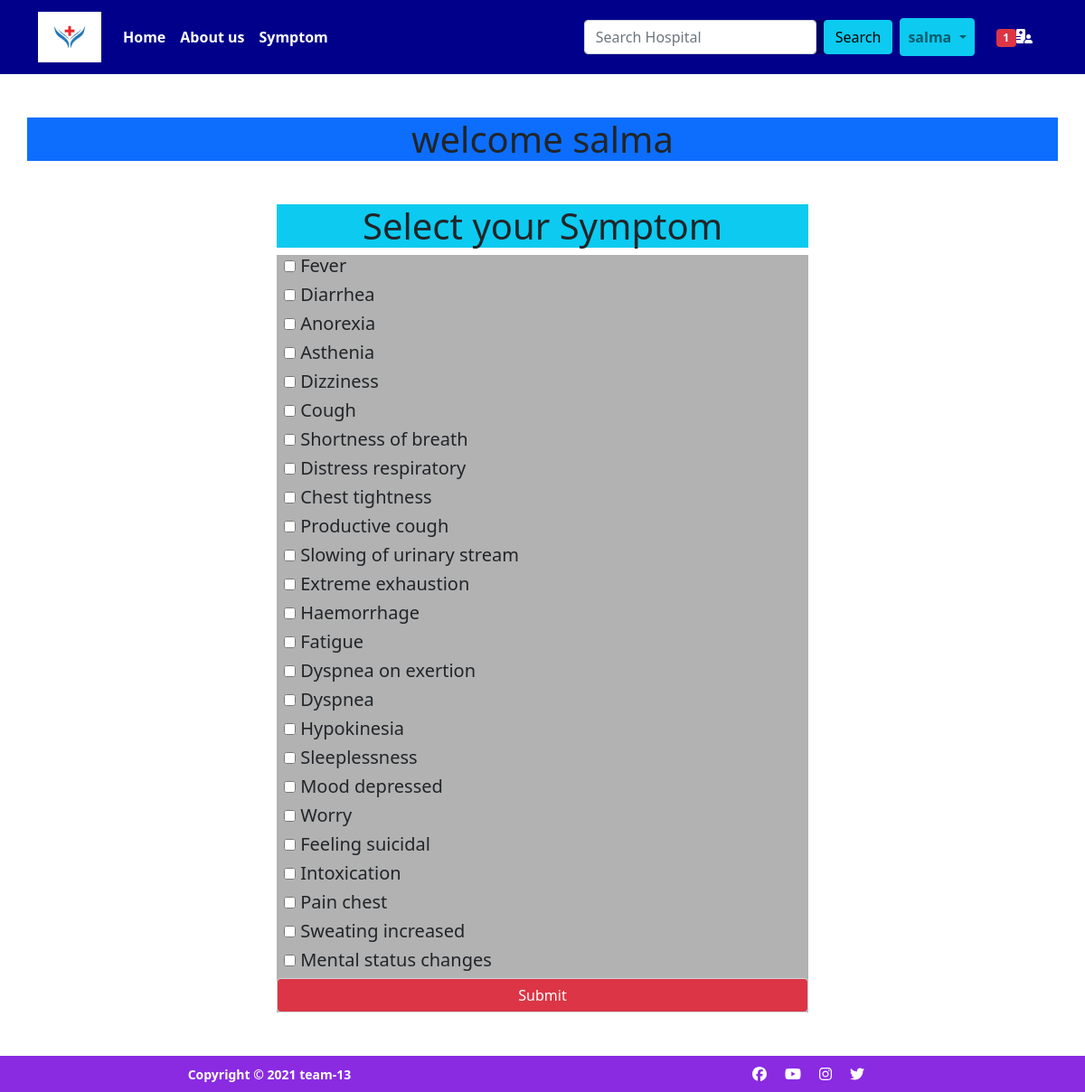
/profile/ (signed in), run on the app's committed database.
### app/models.py (models this page shows, shortened)
class Symptoms(models.Model):
    name=models.CharField(max_length=123)

### app/views.py (the view)
# urls.py: path('profile/',Profile,name='profile'),
def Profile(request):
        obj=Symptoms.objects.all()
        context={
            'obj':obj,
             'j':0
        }
        return render(request,'profile.html',context)

### app/templates/profile.html (shortened to what this page needs)
{% extends 'base.html' %}
{% block main-content %}
<div> <h1  class=" container bg-primary my-20 text-center my-5"> welcome {{request.user}}</h1> </div>
<div class="row my-3">
<div class="col-sm-6 offset-sm-3">
    <h1 class="text-center bg-info">Select your Symptom</h1>
    <form action="/suggestion" method="get">
        <div class="row">
            <div class="col">
                {% for i in obj  %}
                <h5 class=" px-2"><input class="ml-2 border-dark" type="checkbox" name="{{forloop.counter}}" value="{{i.name}}" id="">   {{i.name|capfirst}}</h5>
                {% endfor %}
            </div>
        </div>
        <button type="submit" class="form-control bg-danger text-white">Submit</button>
    </form>
</div>
</div>
{% endblock main-content %}

### app/templates/Base.html (shortened to what this page needs)
<!DOCTYPE html>
{% load static %}
<html lang="en">
    <head>
        <link rel="stylesheet" href="{% static 'css/bootstrap.min.css' %}">
        <link rel="stylesheet" href="{% static 'css/owl.carousel.min.css' %}">
        <link rel="stylesheet" href="{% static 'css/all.min.css' %}">
        <link rel="stylesheet" href="{% static 'css/style.css' %}">
      </head>
      <body>
        <nav class="navbar navbar-expand-lg navbar-light   p-2 ">
            <div class="container">
              <a class="navbar-brand" href="/"><img src="{% static 'images/img/logo.jpg' %}" alt="" style="width: 70px;"></a>
              <div class="collapse navbar-collapse" id="navbarSupportedContent">
                <ul class="navbar-nav me-auto mb-2 mb-lg-0">
                  <li class="nav-item">
                    <a class="nav-link fw-bold active text-white" aria-current="page" href="/">Home</a>
                  </li>
                  <li>
                    <a href="" class="nav-link fw-bold text-white">About us</a>
                  </li>
                  <li>
                    <a href="{% url 'profile' %}" class="nav-link fw-bold text-white">Symptom</a>
                  </li>
                </ul>
                <form class="d-flex">
                  <input class="form-control me-2" type="search" placeholder="Search Hospital" aria-label="Search">
                  <button class="btn btn-info" type="submit">Search</button>
                </form>
                <div>
                 <ul class="navbar-nav me-auto mb-2 mb-lg-0">
                  {% if request.user.is_authenticated %}
                  <li class="nav-item dropdown mx-2">
                     <a class="nav-link dropdown-toggle  btn btn-info fw-bold" href="#" id="profileDropdown" role="button" data-bs-toggle="dropdown" aria-expanded="false">
                       {{request.user}}
                     </a>
                   </li>
                   <li class="nav-item mx-2">
                    <a href="#" class="nav-link "><span class="badge bg-danger">1</span><i class="fas fa-hospital-user text-white"></i></a>
                   </li>
                   {% endif %}
                 </ul>
                </div>
              </div>
            </div>
           </nav>
        {% block main-content %} {% endblock main-content %}
        <footer class="container-fluid text-center bg-drak p-2 mt-5">
          <div class="row">
              <div class="col-lg-6">
                <small class="text-white fw-bold">Copyright &copy; 2021 team-13 </small>
              </div>
              <div class="col-lg-6 text-center  text-lg-right">
                  <a href="#"><i class="fab fa-facebook text-white fa-1x me-3"></i></a>
                  <a href="#"><i class="fab fa-youtube text-white fa-1x me-3"></i></a>
                  <a href="#"><i class="fab fa-instagram text-white fa-1x me-3"></i></a>
                  <a href="#"><i class="fab fa-twitter text-white fa-1x me-3"></i></a>
              </div>
          </div>
      </footer>
      </body>
</html>

### app/static/css/style.css (style rules this page uses)
html { scroll-behavior: smooth; }
nav { background: darkblue; color: white; }
footer { background-color: blueviolet; }

### app/templates/profile.html (style rules this page uses)
form { background: rgba(0,0,0,0.3); }

### data on the page
Symptoms: name "Fever"
Symptoms: name "Diarrhea"
Symptoms: name "Anorexia"
Symptoms: name "Asthenia"
Symptoms: name "Dizziness"
Symptoms: name "Cough"
Symptoms: name "Shortness of breath"
Symptoms: name "Distress respiratory"
Symptoms: name "Chest tightness"
Symptoms: name "Productive cough"
Symptoms: name "Slowing of urinary stream"
Symptoms: name "Extreme exhaustion"
Symptoms: name "Haemorrhage"
Symptoms: name "Fatigue"
Symptoms: name "Dyspnea on exertion"
Symptoms: name "Dyspnea"
Symptoms: name "Hypokinesia"
Symptoms: name "Sleeplessness"
Symptoms: name "Mood depressed"
Symptoms: name "Worry"
Symptoms: name "Feeling suicidal"
Symptoms: name "Intoxication"
Symptoms: name "Pain chest"
Symptoms: name "Sweating increased"
Symptoms: name "Mental status changes"

### other printed values
{{ request.user }} "salma"
